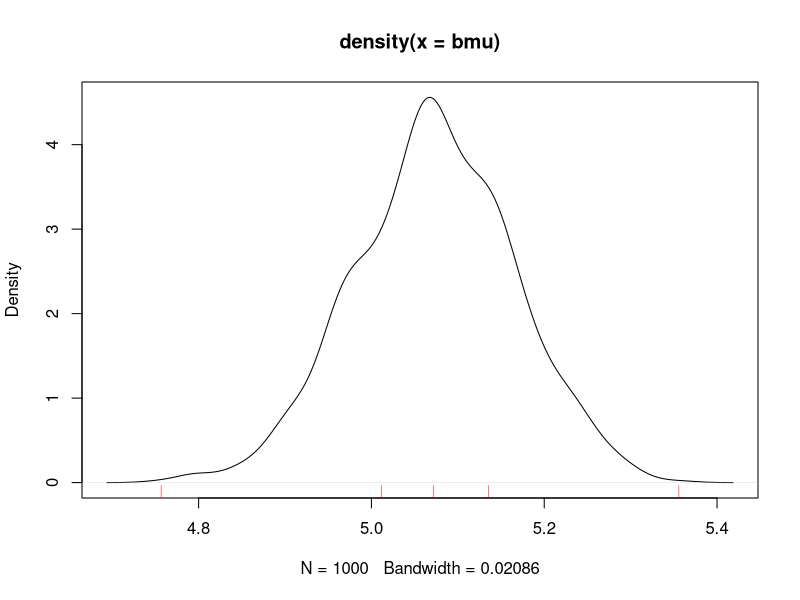
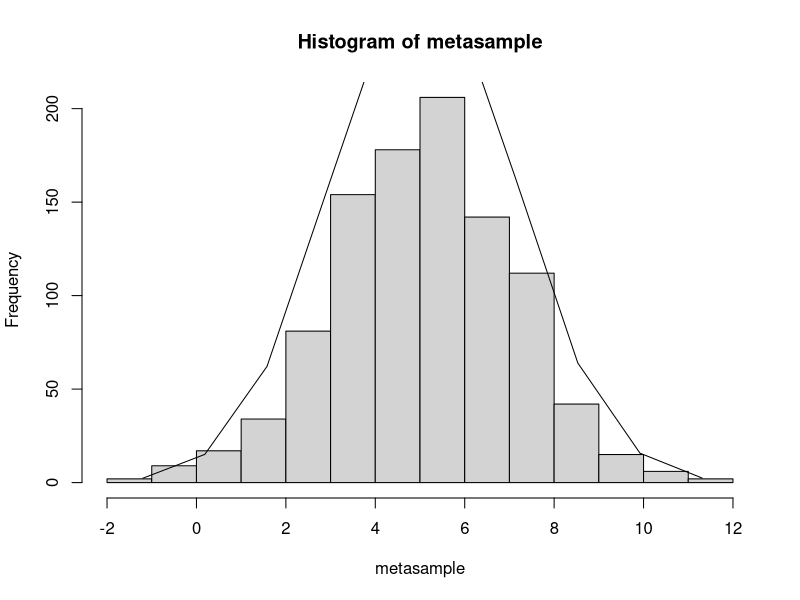

Recreate these plots in R, in order.
## ---- chunk 1
knitr::opts_chunk$set(echo = TRUE)
## ---- chunk 2
N<-500
metasample<-rnorm(N,5,2)
bmu<-numeric(1000)
for(i in 1:1000){
  rndno<-as.integer(runif(N)*N)+1
  smp<-metasample[rndno]
  bmu[i]<-mean(smp)
}
p<-density(bmu)
plot(p)
qq<-quantile(bmu)
rug(qq,col="red")



## ---- chunk 3
N<-1000
metasample<-rnorm(N,5,2)
rndno<-as.integer(runif(N)*N)+1
smp<-metasample[rndno]

hist(metasample)
lx<-seq(min(metasample),max(metasample),length=10)
ly<-dnorm(lx,mean(metasample),sd(metasample))

sy<-ly*(diff(lx)[1])*N
lines(lx,sy)
